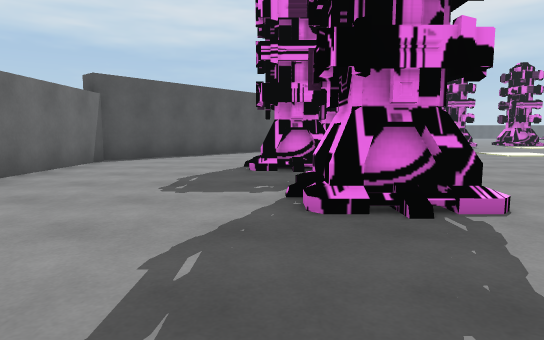
[1] (above)

18 first-person views from a walk through a Unity game level. The camera is 1.2 m above the floor, tilts 6° down and sees 75° across. The floor is counted in squares, 2 m on a side. Each view is taken from the middle of a square. On the plan, view 1 faces up. The plan holds only what a view shows up to about 10 squares ahead; the rest is blank. The place goes on beyond the plan. The player is left out. Some animated figures are left out.

[2]
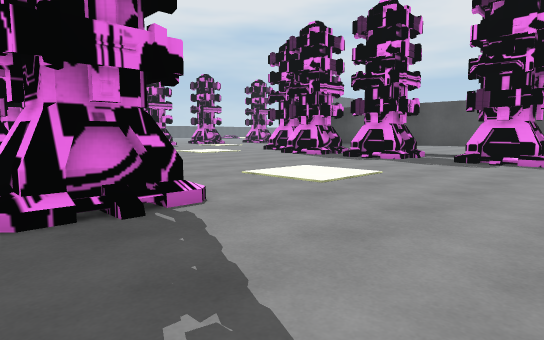

[3]
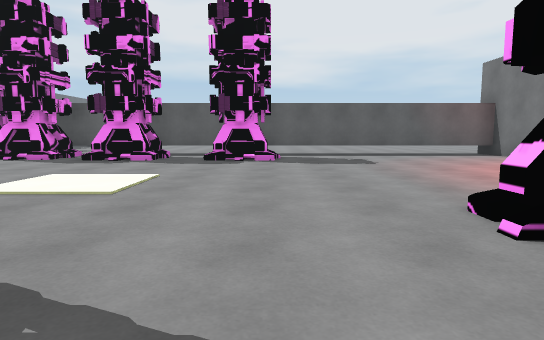

[4]
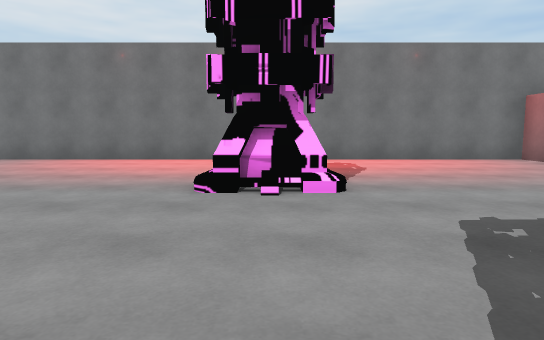

[5]
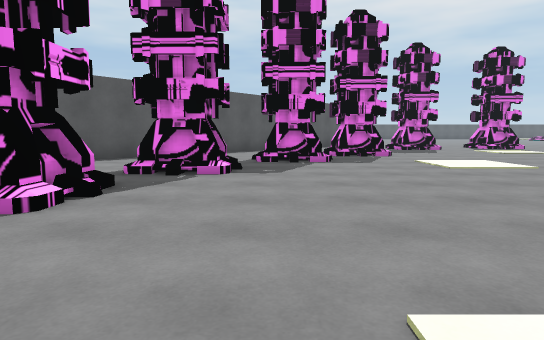

[6]
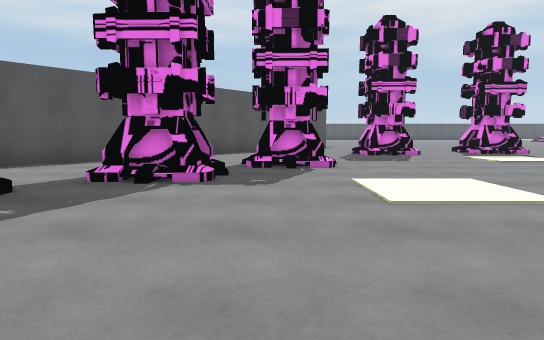

[7]
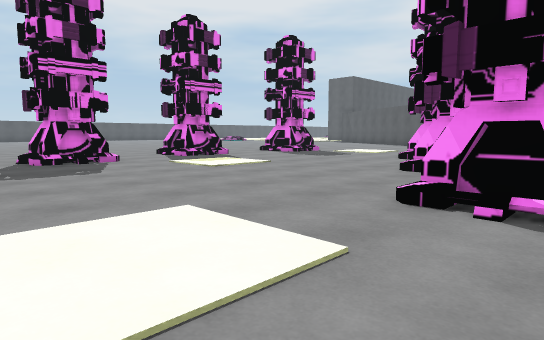

[8]
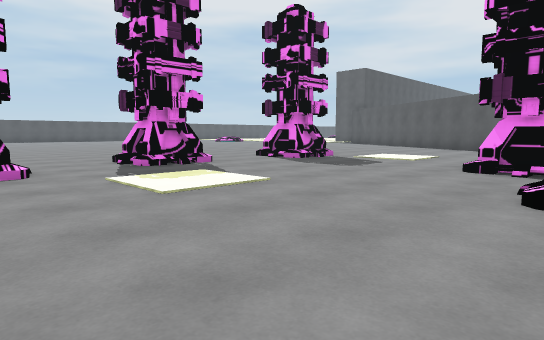

[9]
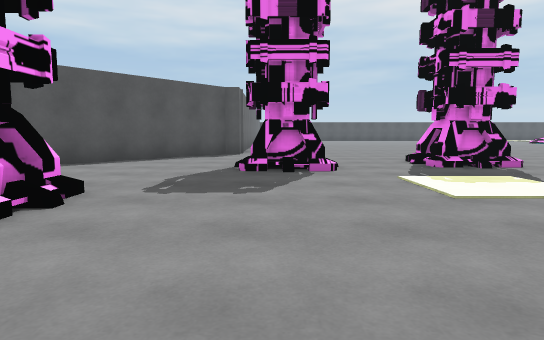

[10]
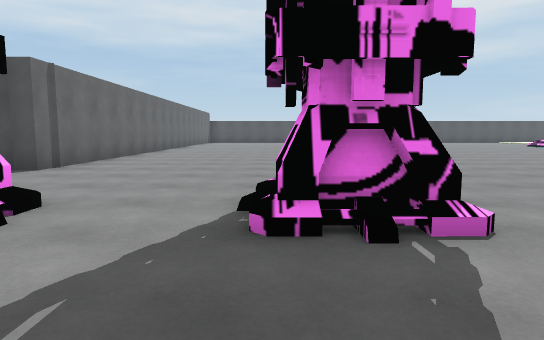

[11]
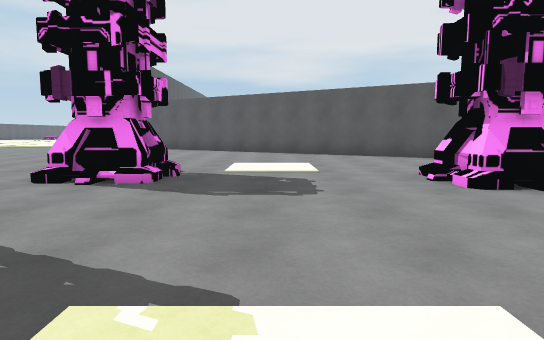

[12]
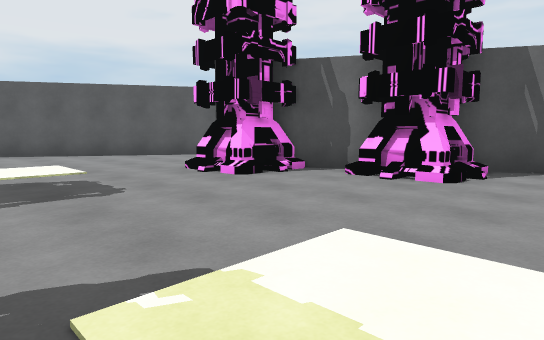

[13]
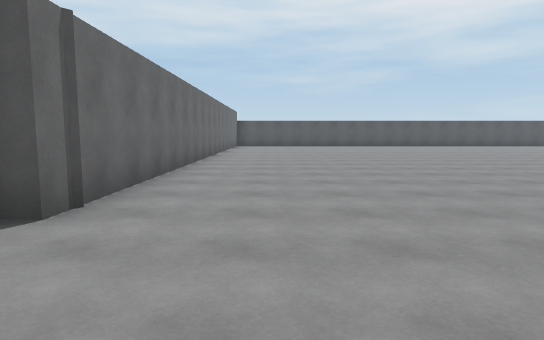

[14]
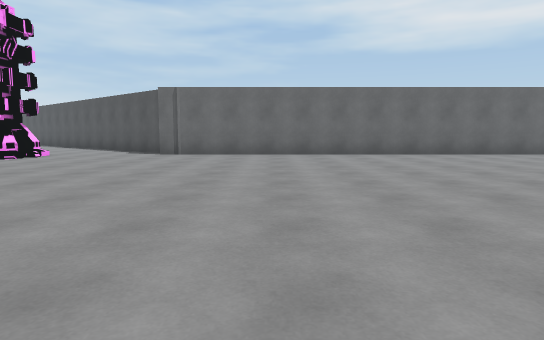

[15]
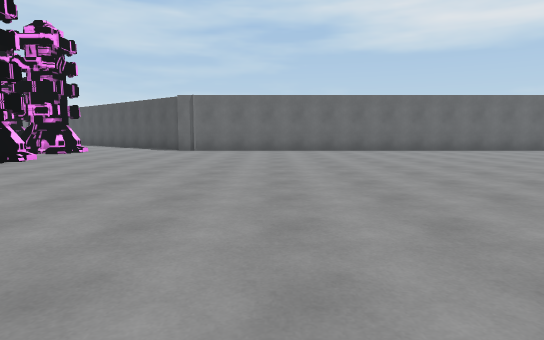

[16]
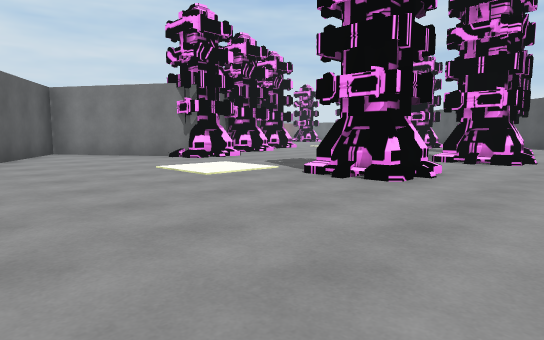

[17]
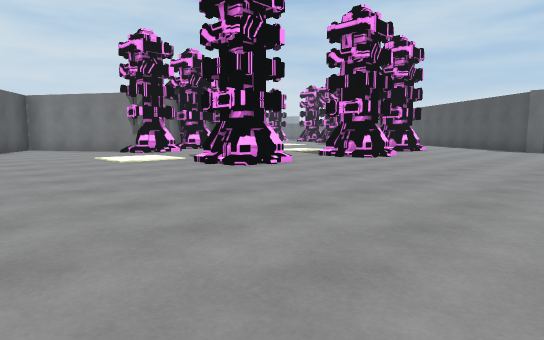

[18]
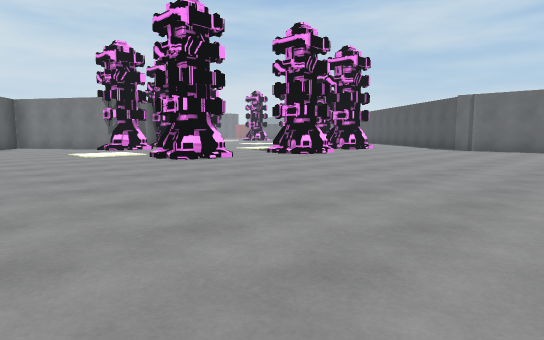

### Floor plan
Points are (right, up) in squares from view 1. A wall is a line through its corners. A room is listed if a view was taken in it or the views show most of it. See-through windows are left out.
Room 1 (views 1, 2, 3, 4, 5, 6, 7, 8, 9, 10, 11, 12, 13, 14, 15, 16, 17, 18)
walls: (10.8, 8.5) (12, 9.2); (12.8, 9.6) (14.5, 10.6); (15.5, 10.6) (17.3, 7.6) (20.5, 13); (1.7, 14) (-3.6, 7.7) (-3.6, 4.6); (7.1, 29.5) (7.1, 19.9) (6.7, 19.9) (3, 15.5); (9.6, -5) (9.6, 6.8); (2.9, -4.9) (10, -4.9); (-3.6, -4.2) (-3.6, -4.9) (1.2, -4.9)
objects: other object (0, 6) to (1, 7); other object (1, -2) to (2, -1); other object (1, 3) to (1, 4); other object (1, 8) to (2, 9); other object (3, 11) to (4, 11); other object (5, 13) to (6, 13); other object (8, 1) to (9, 2); other object (8, 4) to (9, 5); other object (8, 6) to (9, 7); other object (8, 16) to (9, 17); other object (9, 9) to (10, 9); other object (11, 17) to (12, 17); other object (12, 10); other object (14, 11) to (15, 11); other object (15, 16)

Where each view was taken, in squares from view 1:
view 1: 0 up, 0 right, facing up
view 2: 0 up, 0 right, facing up-right
view 3: 1 up, 0 right, facing right
view 4: 3 up, 2 right, facing down
view 5: 3 up, 3 right, facing up
view 6: 6 up, 5 right, facing up
view 7: 8 up, 6 right, facing up-right
view 8: 10 up, 8 right, facing up-right
view 9: 10 up, 8 right, facing up
view 10: 14 up, 11 right, facing up
view 11: 14 up, 10 right, facing right
view 12: 15 up, 10 right, facing down-right
view 13: 17 up, 9 right, facing up
view 14: 23 up, 17 right, facing left
view 15: 23 up, 19 right, facing left
view 16: 19 up, 20 right, facing down-left
view 17: 22 up, 20 right, facing down-left
view 18: 24 up, 20 right, facing down-left
